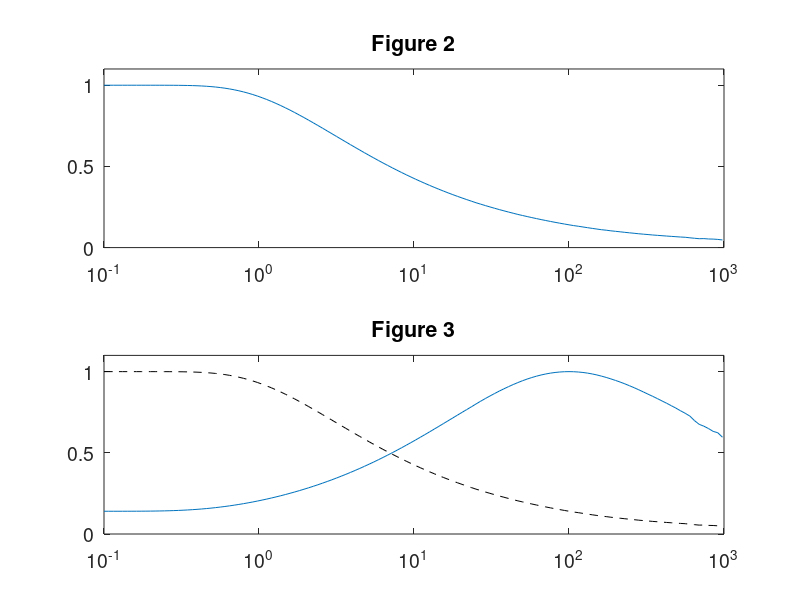

The MATLAB source for this figure:
clear all
close all

trialDuration=10000;		% how many ms or time points of data
randEvents=rand(1,trialDuration);	% will be 1 when impulse events occur, 0 otherwise

kerDecays=10.^[-1:.03:3];	% range of decays to examine

impulseRate=.01;			% inpulse rate per point.  If points are ms, then this is 10 Hz
impulseEvents=1.0*(randEvents<=impulseRate);	% set random inpulses at that rate

ccImpulseToSensor=zeros(1, length(kerDecays));			% will store CC between the impulse evenets and the calculate sensors kinetics (Figure 2)
ccSensorToState=ccImpulseToSensor;						% will store CC between fixed sensor fluorescent and state variables (Figure 3)

sensorKernelDecay=100;									% decay constant for the fixed sensor kinetics (Figure 3)
sensorKer=exp(-[0:trialDuration-1]/sensorKernelDecay);	% kernel for the fixed kinetics sensor (Figure 3)
sensorFl=conv(impulseEvents, sensorKer);				% sensor fluorescence with fixed kernel (Figure 3)
sensorFl=sensorFl(1:trialDuration);						% keep valid part 

for counter=1:length(kerDecays)
	expKer=exp(-[0:trialDuration-1]/kerDecays(counter));	% variable decay kinetics to model response to impulses
	
	impulseConv=conv(impulseEvents, expKer);				% response to impulses
	impulseConv=impulseConv(1:trialDuration);				% first half
	
	validExtent=round(1+4*kerDecays(counter)):(trialDuration);	% only look at data more than 4 time constants out to avoid the rising transients.

	ccImpulseToSensor(counter)=corr(impulseConv(validExtent)', impulseEvents(validExtent)'); % cc between variable kinetic modeled sensor response and impulses (Figure 2)
	ccSensorToState(counter)=corr(impulseConv(validExtent)', sensorFl(validExtent)'); % cc between fixed response sensor kinetics and state variables (Figure 3)
end

figure
subplot(2,1,1)
plot(kerDecays, ccImpulseToSensor)
set(gca, 'FontSize', 14);
set(gca, 'YTick', [0, 0.5, 1])
set(gca, 'YLim', [0 1.1]);
set(gca, 'XScale', 'Log');
title('Figure 2')

subplot(2,1,2)
plot(kerDecays, ccSensorToState)
hold on
plot(kerDecays, ccImpulseToSensor, 'LineStyle', '--', 'color', 'black')
set(gca, 'FontSize', 14);
set(gca, 'YTick', [0, 0.5, 1])
set(gca, 'YLim', [0 1.1]);
set(gca, 'XScale', 'Log');
title('Figure 3')

